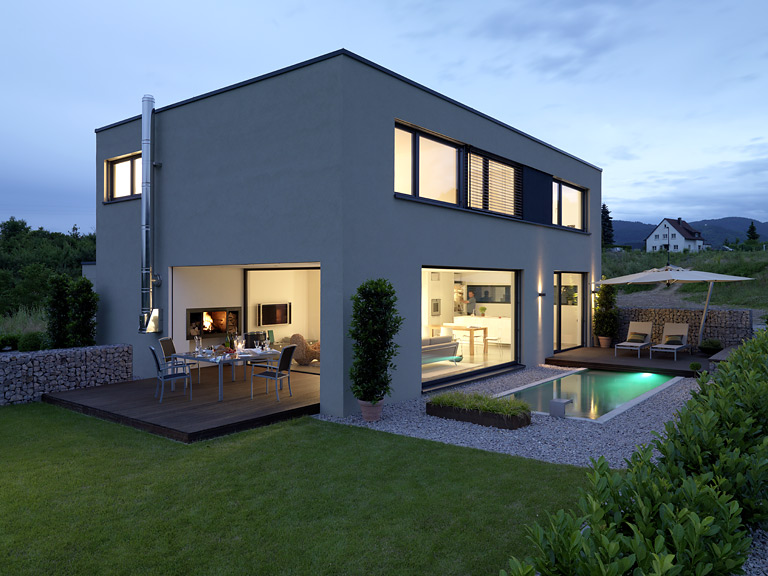
//> input picture pic3.jpg, 768 x 576 px
$ ./line_detector   (built with g++ and OpenCV 4)
//> lines starting //> are read from the running program, lines starting //| are printed output that depends on the picture; after the words box and inside, x2 and y2 are one past the last pixel; in counts of white or black regions, pixels touching at a corner belong together
### src/normabstand.h
#ifndef NORMABSTAND_H
#define NORMABSTAND_H

class Normabstand
{
private:
    float d1;       // Distanz 1
    float d2;       // Distanz 2
    float gamma;    // Winkel Gamma
    float alpha;    // Öffnungswinkel
    float c;        // Strecke c
    float DN;       // normaler Abstand


public:
    Normabstand();
    ~Normabstand();

    void setParameter(float d1, float d2, float alpha);

    float BerechnungDN();

//NUR TEST:
    float getc();

};

#endif

### src/abstand.h
#ifndef ABSTAND_H
#define ABSTAND_H

class Abstand
{
private:
    float b;        //Bildweite in mm
    float G;        //Objekthöhe in mm
    float f;        //Brennweite in mm
    float phi;      //Neigungswinkel Kamera (RADIAN)
    float GStrich;  //auf Fokusebene projizierte Objekthöhe(Berechnung noch nicht klar)
    float B;        // Abbildungshöhe (Sensor)
    float g;        //Abstand Kamera-Fokusebene
    float D;        // Horizontale (noch nicht normale) Distanz
    float H;        // Kamerahöhe
    float I;        // siehe Zeichnung
//    float J;        // siehe Zeichnung
    float BI;       // "Bild" der Strecke I auf Sensor
    float hs;       // Sensorhöhe (Handy aufrecht)
    float bs;       // Sensorbreite (Handy aufrecht)

    float x,y,z;    // Anteile am Gravitationsvektor


//    float gStrich;     // waagerechter u. rechtwinkliger Abstand zur Bande
    float beta;     // Winkel zw Bildoberkante u. Sensormitte

public:
    Abstand();
    ~Abstand();

    void setParameter(float B, float beta, float BI, float x, float y, float z);


    float Berechnungg();
    float BerechnungD();
    float BerechnungH();


};

#endif

### src/normabstand.cpp
#include <iostream>
#include <math.h>
#include "normabstand.h"

void Normabstand::setParameter(float d1, float d2, float alpha)
{
this->d1=d1;
this->d2=d2;
this->alpha=alpha;
}

float Normabstand::BerechnungDN()
{
    this->c=sqrt((d1*d1)+d2*d2-2*d1*d2*cos(alpha));
    this->gamma=asin(sin(alpha)*d2/c);
    this->DN=d1*sin(3.1415-gamma);
    return DN;
}

//NUR TEST:
float Normabstand::getc()
{
return c;
}


Normabstand::Normabstand()
{
}

Normabstand::~Normabstand()
{
}

### src/abstand.cpp
#include <iostream>
#include <math.h>
#include "abstand.h"

void Abstand::setParameter(float B, float beta, float BI, float x, float y, float z)
{this->B=B;
this->beta=beta;
this->BI=BI;
this->x=x;
this->y=y;
this->z=z;
}

// Berechnung des Abstandes zur Fokusebene
float Abstand::Berechnungg()
{
    this->phi=acos(sqrt(x*x+y*y)/sqrt(x*x+y*y+z*z));
    this->GStrich=G*cos(phi)-G*tan(phi)*tan(beta);
    this->g=f*((this->GStrich/this->B)+1);
    return this->g;
}
// Berechnung des horizontalen (noch nicht normalen) Abstandes
float Abstand::BerechnungD()
{
    this->D=cos(phi)*(g-sin(this->phi)*(g-f)*BI);
    return D;
}
// Berechnung der Kamerahöhe
float Abstand::BerechnungH()
{
    this->H=this->D*tan(phi)+G;
    return H;
}


Abstand::Abstand()
{
 G=310;     // Bandenhöhe [mm]
 //b=??     // Bildweite
 f=3.7 ;    // Brennweite Galaxy S3 [mm]
 hs=4.54;       // Sensorhöhe Galaxy S3 [mm] (Handy aufrecht)
 bs=3.42;       // Sensorbreite Galaxy S3 [mm] (Handy aufrecht)
 // Auflösung reinbringen?? Pixel zählen einfacher als Abstand berechnen
}

Abstand::~Abstand()
{
}

### src/line_detector.cpp
// [16 lines of commented-out code are left out]

#include "opencv2/highgui/highgui.hpp"
#include "opencv2/imgproc/imgproc.hpp"
#include <iostream>
#include "abstand.h"
#include "normabstand.h"

using namespace cv;
using namespace std;

void help()
{
 cout << "\nThis program demonstrates line finding with the Hough transform.\n"
         "Usage:\n"
         "./houghlines <image_name>, Default is pic1.jpg\n" << endl;
}

int main(int argc, char** argv)
{
 //const char* filename = argc >= 2 ? argv[1] : "home/rick/catkin_ws/src/line_detector/pic1.jpg";
    //Mat src = imread(pic2.jpg,0);
 //Mat src = imread(filename, 0);

    const char* imagename= "pic3.jpg";
            Mat src = imread(imagename);
//> src is the input picture: 576 rows x 768 cols, CV_8UC3; mean B, G, R 115.6, 109.4, 93.8

 if(src.empty())
 {
     help();
     cout << "can not open " << "filename" << endl;
     return -1;
 }

 Mat dst, cdst;
 //Canny(src, dst, 43, 44, 3);
 cv::Canny(src,dst,60,80,3);
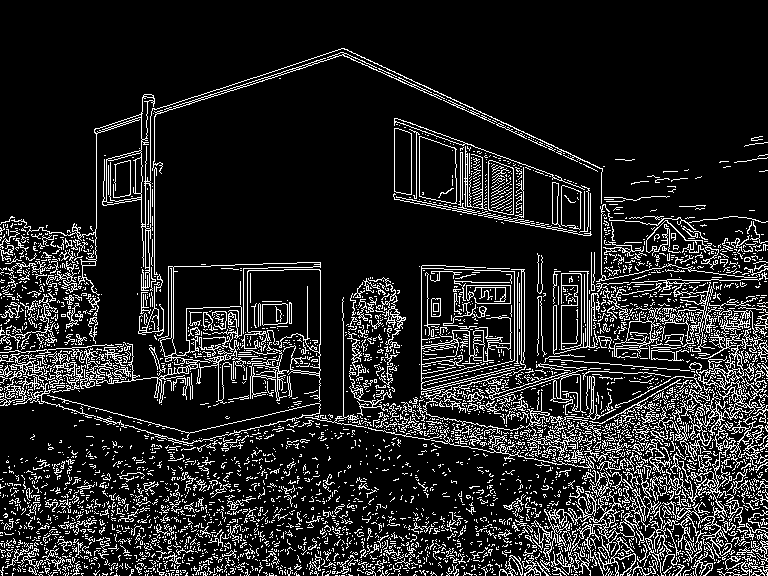
//> dst: 576 rows x 768 cols, CV_8UC1; 13.9% white in thin lines or dots
 cvtColor(dst, cdst, CV_GRAY2BGR);
//> cdst: 576 rows x 768 cols, CV_8UC3; 13.9% white in thin lines or dots


                // ICH MUSS EINE PROJEKTION DES GRAVITATIONSVEKTORS AUF DIE X-Y-EBENE MACHEN (WIE FÜR PHI)
                // DER WINKEL ZUR X-ACHSE ENTSPRICHT THETA, SO KANN EINE LINIE GEZEICHNET WERDEN!
                // DIE SCHNITTPUNKTE DIESER MIT DEN BEIDEN BANDENLINIEN MÜSSEN GEFUNDEN WERDEN, UM DAS BILD DER BANDENHÖHE ZU BERECHNEN!!!


 #if 1
  vector<Vec2f> lines;
  HoughLines(dst, lines, 1, CV_PI/180, 200, 0, 0 );
//> lines = 560 lines (rho, theta), first 12: [309, 1.66], [464, 1.34], [365, 1.66], [337, 1.68], [308, 1.8], [474, 1.34], [388, 1.47], [333, 1.69], [351, 1.75], [325, 1.71], [398, 1.4], [369, 1.83]

 // [12 lines of commented-out code are left out]

  for( size_t i = 0; i < lines.size(); i++ )
  {
     float rho = lines[i][0], theta = lines[i][1];
     Point pt1, pt2;
     double a = cos(theta), b = sin(theta);
     double x0 = a*rho, y0 = b*rho;
     pt1.x = cvRound(x0 + 2000*(-b)); // Point pt1 = Schnittpunkt der Gerade mit der ersten Bildzeile (obere Bildkante)
     pt1.y = cvRound(y0 + 2000*(a));  // cvRound rundet float auf eine integer
     pt2.x = cvRound(x0 - 2000*(-b)); // Point pt1 = Schnittpunkt der Gerade mit letzten Bildzeile
     pt2.y = cvRound(y0 - 2000*(a));
     cout<<"lines["<<i<<"][0]="<<lines[i][0]<<"; " <<"lines["<<i<<"][1]="<<lines[i][1]<<endl;// Ausgabe der Einträge von lines
     line( cdst, pt1, pt2, Scalar(0,0,255), 1, CV_AA);//Hier wird eine Linie gezeichnet!!! CV_AA ist Linientyp
  }
//> this loop made 560 passes
//> (rho, theta, a, b, x0, y0) on passes 1 to 3: (309, 1.66, -0.0872, 0.996, -26.93, 307.8), (464, 1.34, 0.225, 0.974, 104.4, 452.1), (365, 1.66, -0.0872, 0.996, -31.81, 363.6)
//| lines[0][0]=309; lines[0][1]=1.65806
//| lines[1][0]=464; lines[1][1]=1.3439
//| lines[2][0]=365; lines[2][1]=1.65806
//| lines[3][0]=337; lines[3][1]=1.67552
//| lines[4][0]=308; lines[4][1]=1.79769
//| lines[5][0]=474; lines[5][1]=1.3439
//| lines[6][0]=388; lines[6][1]=1.46608
//| lines[7][0]=333; lines[7][1]=1.69297
//> (output is shown up to pass 8 of 560)
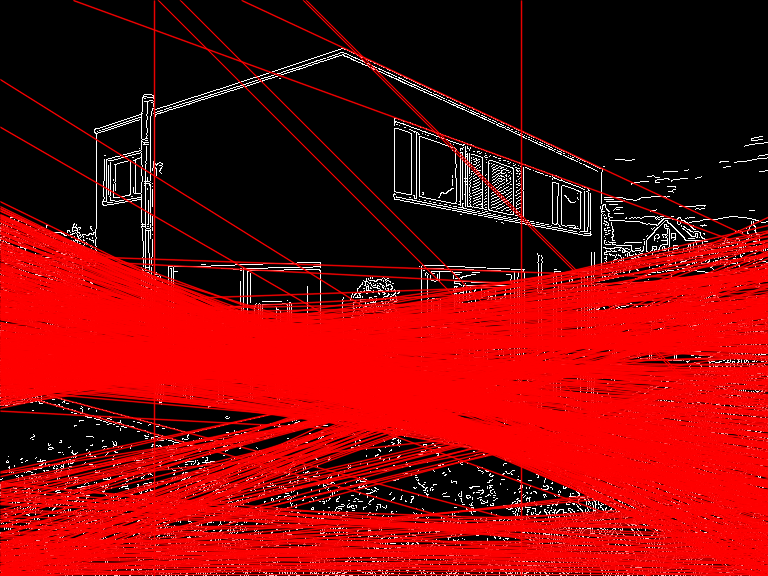
//> cdst: 576 rows x 768 cols, CV_8UC3; mean B, G, R 8, 8, 119.7
  std::cout << lines[0][0] << endl << lines[0][1]<< std::endl;
//| 309
//| 1.65806
 #else
  vector<Vec4i> lines;
  HoughLinesP(dst, lines, 1, CV_PI/180, 50, 50, 10 );
  for( size_t i = 0; i < lines.size(); i++ )
  {
    Vec4i l = lines[i];
    line( cdst, Point(l[0], l[1]), Point(l[2], l[3]), Scalar(0,0,255), 3, CV_AA);
  }

 #endif


  //GRAVITATIONSVEKTOR:
  float x,y,z;
  x=0.20111294;
  y=7.5561004;
  z=4.7405195;

  // [14 lines of commented-out code are left out]
  Point o1,o2,o3,o4,o5,o6,o7,o8,o9,o10,o11,o12,o13;                       // Punkte am oberen (kürzeren) Bildrand
  Point s1,s2,s3,s4,s5,s6,s7,s8,s9,s10,s11,s12,s13,s14,s15,s16,s17;       // Punkte am linken seitlichen (längeren) Bildrand

  o1.x=0, o1.y=0;
  o2.x=0, o2.y=40;
  o3.x=0, o3.y=80;
  o4.x=0, o4.y=120;
  o5.x=0, o5.y=160;
  o6.x=0, o6.y=200;
  o7.x=0, o7.y=240;
  o8.x=0, o8.y=280;
  o9.x=0, o9.y=320;
  o10.x=0, o10.y=360;
  o11.x=0, o11.y=400;
  o12.x=0, o12.y=440;
  o13.x=0, o13.y=480;
  circle(cdst,o1,5,255,-1,CV_AA),circle(cdst,o2,5,255,-1,CV_AA),circle(cdst,o3,5,255,-1,CV_AA),circle(cdst,o4,5,255,-1,CV_AA),circle(cdst,o5,5,255,-1,CV_AA);
  circle(cdst,o6,5,255,-1,CV_AA),circle(cdst,o7,5,255,-1,CV_AA),circle(cdst,o8,5,255,-1,CV_AA),circle(cdst,o9,5,255,-1,CV_AA),circle(cdst,o9,5,255,-1,CV_AA);
  circle(cdst,o10,5,255,-1,CV_AA),circle(cdst,o11,5,255,-1,CV_AA),circle(cdst,o12,5,255,-1,CV_AA),circle(cdst,o13,5,255,-1,CV_AA);

  s1.x=0, s1.y=0;
  s2.x=40, s2.y=0;
  s3.x=80, s3.y=0;
  s4.x=120, s4.y=0;
  s5.x=160, s5.y=0;
  s6.x=200, s6.y=0;
  s7.x=240, s7.y=0;
  s8.x=280, s8.y=0;
  s9.x=320, s9.y=0;
  s10.x=360, s10.y=0;
  s11.x=400, s11.y=0;
  s12.x=440, s12.y=0;
  s13.x=480, s13.y=0;
  s14.x=520, s14.y=0;
  s15.x=560, s15.y=0;
  s16.x=600, s16.y=0;
  s17.x=640, s17.y=0;
  circle(cdst,s1,5,255,-1,CV_AA),circle(cdst,s2,5,255,-1,CV_AA),circle(cdst,s3,5,255,-1,CV_AA),circle(cdst,s4,5,255,-1,CV_AA),circle(cdst,s5,5,255,-1,CV_AA);
  circle(cdst,s6,5,255,-1,CV_AA),circle(cdst,s7,5,255,-1,CV_AA),circle(cdst,s8,5,255,-1,CV_AA),circle(cdst,s9,5,255,-1,CV_AA),circle(cdst,s9,5,255,-1,CV_AA);
  circle(cdst,s10,5,255,-1,CV_AA),circle(cdst,s11,5,255,-1,CV_AA),circle(cdst,s12,5,255,-1,CV_AA),circle(cdst,s13,5,255,-1,CV_AA),circle(cdst,s14,5,255,-1,CV_AA),
  circle(cdst,s15,5,255,-1,CV_AA),circle(cdst,s16,5,255,-1,CV_AA),circle(cdst,s17,5,255,-1,CV_AA);

  // GRAVITATIONS-KOS IN BILD-KOS WANDELN
  float xBild=y, yBild=x;

  // ERZEUGUNG DER JEWEILS ZWEITEN PUNKTE (z für zwei)
  Point o1z,o2z,o3z,o4z,o5z,o6z,o7z,o8z,o9z,o10z,o11z,o12z,o13z;


  o3z.x=o3.x+cvRound(70*xBild);
  o3z.y=o3.y+cvRound(70*yBild);
  circle(cdst,o3z,5,255,-1,CV_AA);
//> cdst: 576 rows x 768 cols, CV_8UC3; mean B, G, R 8.9, 8, 119.5
  line(cdst,o3,o3z,Scalar(0,0,255),1,CV_AA);// Linie, die Punkt o3 und o3z verbindet
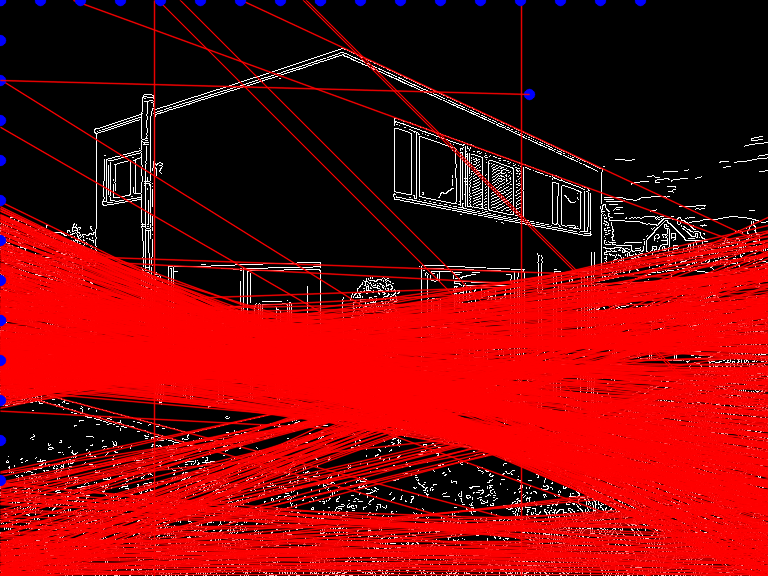
//> cdst: 576 rows x 768 cols, CV_8UC3; mean B, G, R 8.9, 8, 119.9


  //Bestimmung des ersten Schnittpunktes von Lines mit der Gravitationslinie von Punkt o3
  Point L1P1,L1P2;  //Linie1: Punkt1, Punkt2
  L1P1.x=(lines[0][0])*cos(lines[0][1]);
//> L1P1 = Point(-26, 0)
  L1P1.y=lines[0][0]*sin(lines[0][1]);
//> L1P1 = Point(-26, 307)
  L1P2.x=L1P1.x+400*sin(lines[0][1]);
//> L1P2 = Point(372, 0)
  L1P2.y=L1P1.y-400*cos(lines[0][1]);
//> L1P2 = Point(372, 341)
  line(cdst,L1P1,L1P2,Scalar(0,0,255),3,CV_AA);
//> cdst: 576 rows x 768 cols, CV_8UC3; 0.11% of pixels changed, all inside (x1, y1, x2, y2) = (0, 306, 371, 343)

  //Schnittpunkt: selbe Gravitationslinie, andere Bandenlinie:
  Point L2P1,L2P2;
  L2P1.x=(lines[1][0])*cos(lines[1][1]);
//> L2P1 = Point(104, 0)
  L2P1.y=lines[1][0]*sin(lines[1][1]);
//> L2P1 = Point(104, 452)
  L2P2.x=L1P1.x+400*sin(lines[1][1]);
//> L2P2 = Point(363, 0)
  L2P2.y=L1P1.y-400*cos(lines[1][1]);
//> L2P2 = Point(363, 217)


// Berechnung des Schnittpunktes (Stützvektor)+t*(Richtungsvektor)
  float aa=L1P1.x,bb=L1P1.y,cc=sin(lines[0][1]),dd=(-cos(lines[0][1])),ee=o3.x,ff=o3.y,gg=xBild,hh=yBild;
//> aa = -26; bb = 307; cc = 0.996; dd = 0.0872
  float t=(cc*(bb-ff)+dd*(ee-aa))/(cc*hh-gg*dd);
//> t = -498.5

// Einsetzen für t in Geradengleichung => Schnittpunkt
  Point SP;                     //Schnittpunkt
  SP.x=cvRound(o3.x+t*xBild);
//> SP = Point(-3766, 0)
  SP.y=cvRound(o3.y+t*yBild);
//> SP = Point(-3766, -20)
  cout<<"SP.x="<<SP.x<<endl;
//| SP.x=-3766
  cout<<"SP.y="<<SP.y<<endl;
//| SP.y=-20
  circle(cdst,SP,5,255,-1,CV_AA);
  //TEST, OB PUNKTE AUF GERADEN LIEGEN
  Point Test,Test2;
  Test.x=L1P1.x+220*sin(lines[0][1]), Test.y=L1P1.y+220*(-cos(lines[0][1]));
//> Test = Point(193, 326)
  circle(cdst,Test,5,255,-1,CV_AA);
//> cdst: 576 rows x 768 cols, CV_8UC3; mean B, G, R 8.9, 8, 119.9
  Test2.x=o3.x+10*xBild;
  Test2.y=o3.y+10*yBild;
  circle(cdst,Test2,5,255,-1,CV_AA);
//> cdst: 576 rows x 768 cols, CV_8UC3; mean B, G, R 9, 8, 119.8


 namedWindow( "source",WINDOW_NORMAL);
 imshow("source", src);
 namedWindow( "detected lines",WINDOW_NORMAL);
 imshow("detected lines", cdst);

float beta= 3.14/12;
float B=2.3; //Abbildungshöhe
float BI=1;
Abstand Distanz1;
Distanz1.setParameter(B,beta,BI,x,y,z);
float g1=Distanz1.Berechnungg();
float D1=Distanz1.BerechnungD();
float H1=Distanz1.BerechnungH();
std::cout<<"g1="<<g1<<endl<<"D1="<<D1<<endl<<"H1="<<H1<<endl;

float beta2=3.14/12;
float B2=2.4;
float BI2=1.2;
Abstand Distanz2;
Distanz2.setParameter(B2,beta2,BI2,x,y,z);
float g2=Distanz2.Berechnungg();
float D2=Distanz2.BerechnungD();
float H2=Distanz2.BerechnungH();
std::cout<<"g2="<<g2<<endl<<"D2="<<D2<<endl<<"H2="<<H2<<endl;

float alpha=3.1415/6;
Normabstand rechtwinkligerabstand1;
rechtwinkligerabstand1.setParameter(D1,D2,alpha);
float DN=rechtwinkligerabstand1.BerechnungDN();

std::cout<<"c="<<rechtwinkligerabstand1.getc()<<endl<<"DN="<<DN<<endl;


// [8 lines of commented-out code are left out]


 waitKey();

 return 0;
}
